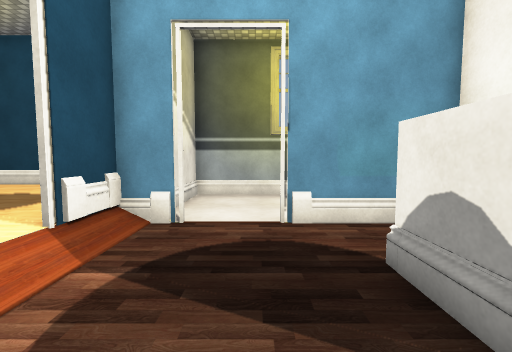
View 1 (above)

20 first-person views from a walk through a Unity game level. The camera is 1.5 m above the floor, tilts 4° down and sees 90° across. The floor is counted in squares, 1 m on a side. Each view is taken from the middle of a square. On the plan, view 1 faces up. The plan holds only what a view shows up to about 13 squares ahead; the rest is blank. The place goes on beyond the plan. The player is left out. Door leaves are left out, so doorways stand open. Some surface patterns are stand-ins.

View 2
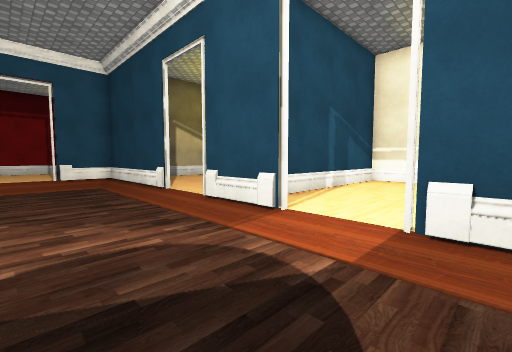

View 3
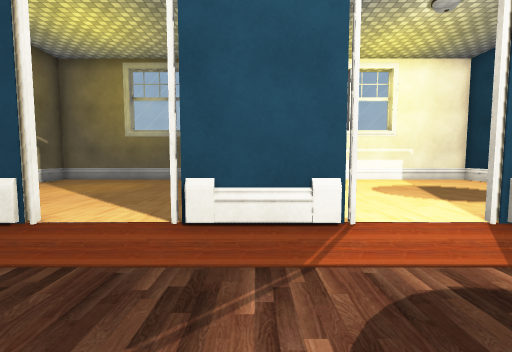

View 4
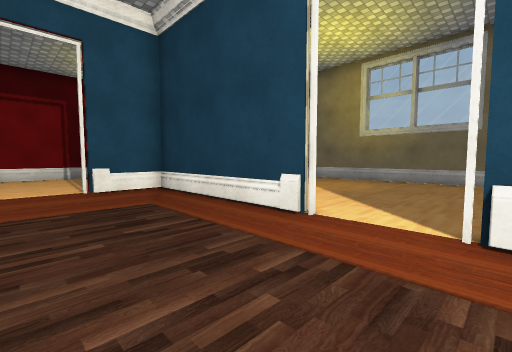

View 5
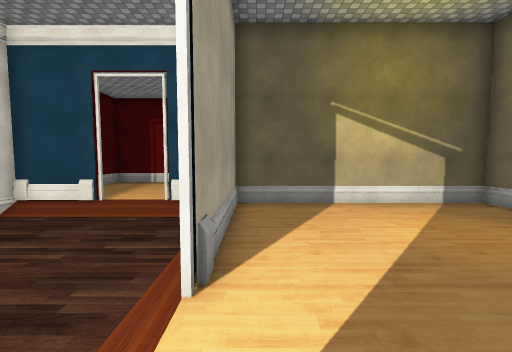

View 6
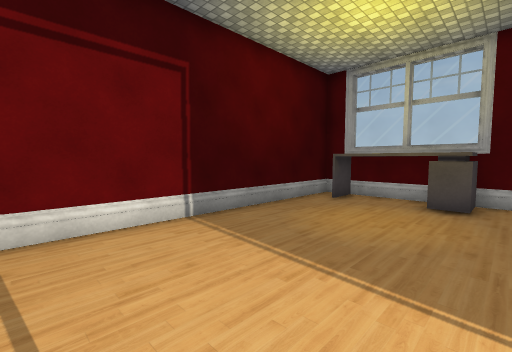

View 7
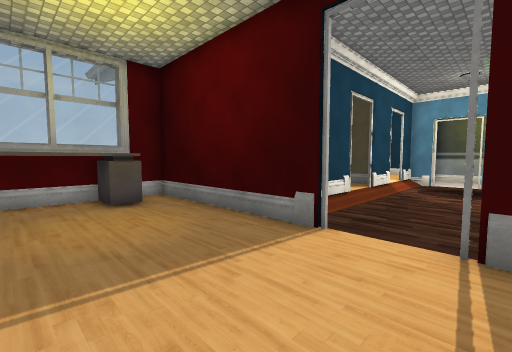

View 8
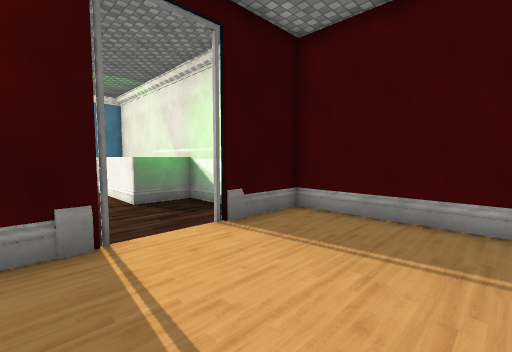

View 9
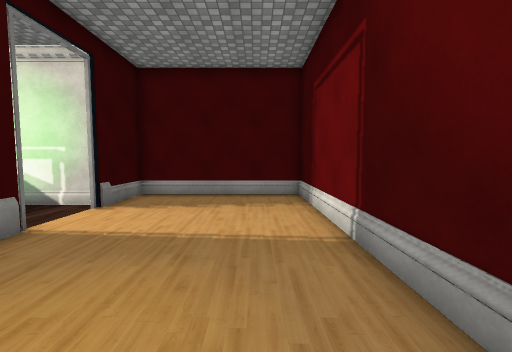

View 10
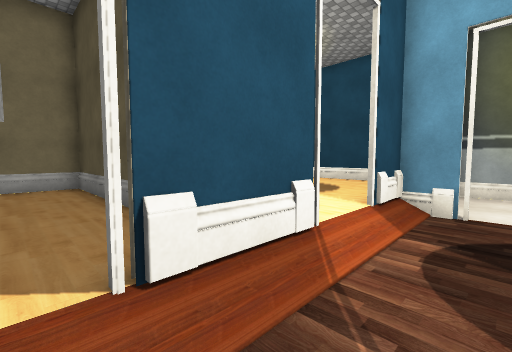

View 11
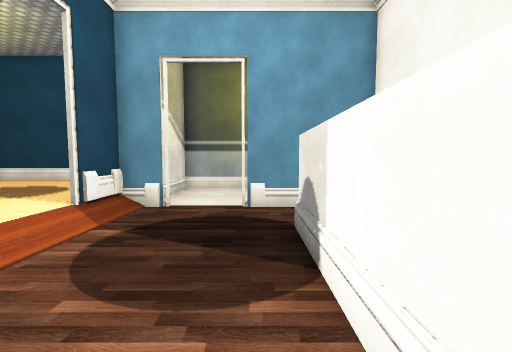

View 12
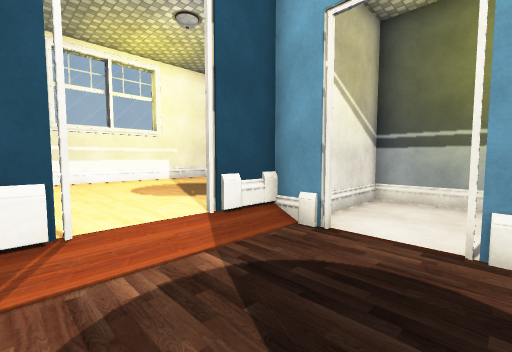

View 13
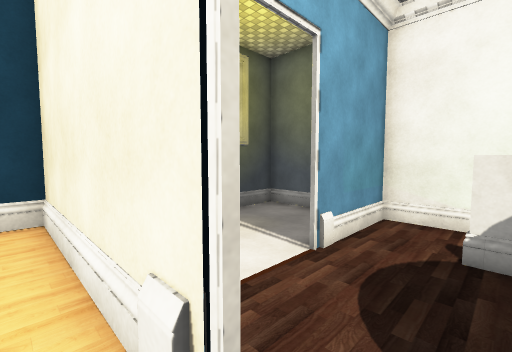

View 14
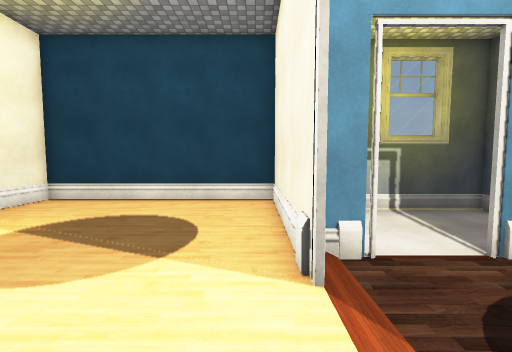

View 15
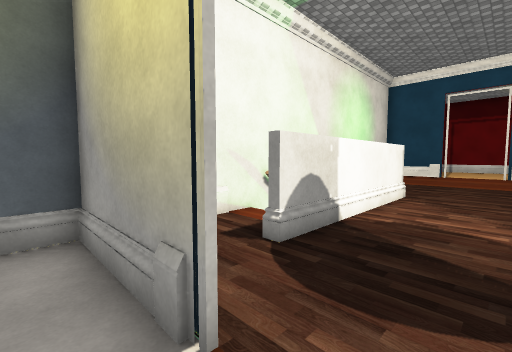

View 16
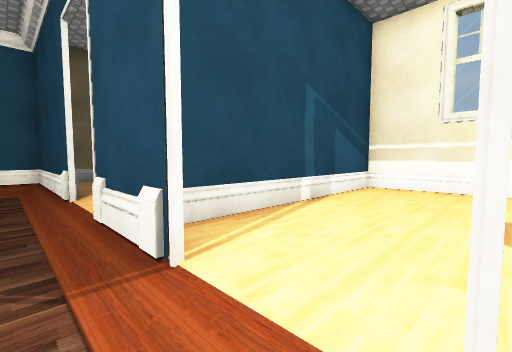

View 17
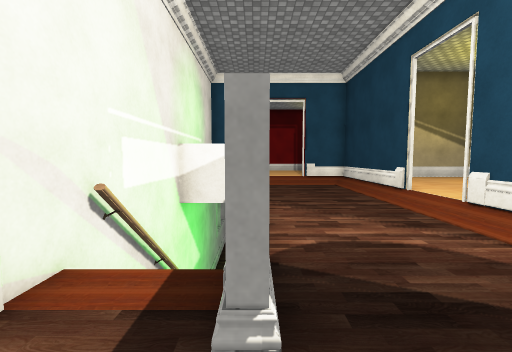

View 18
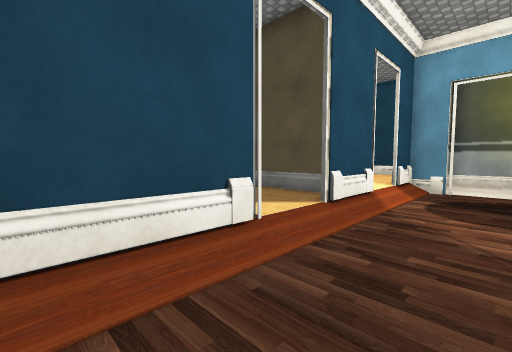

View 19
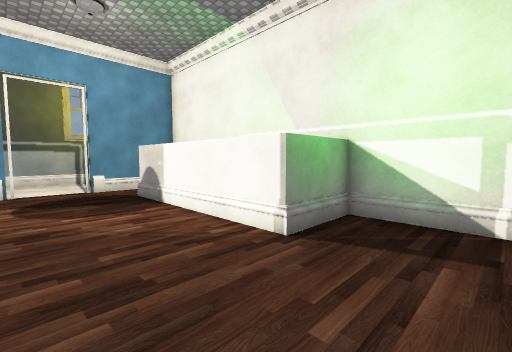

View 20
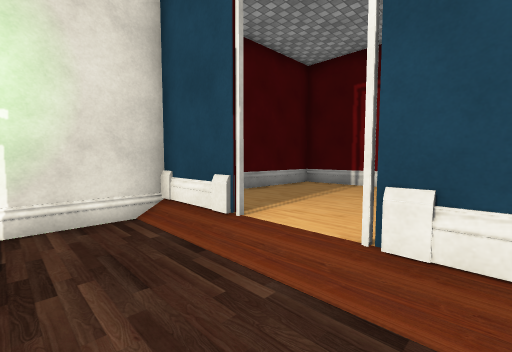

### Floor plan
Key: @ floor where view 1 was taken; # wall or solid block; . main floor; - floor 0.5 m lower than the main floor; / step, stairs or slope; D open door; = window, fence, low wall or low ledge; E desk.
Columns run from 12 left of view 1 to 5 right of it. Each row starts with its distance up from view 1.
 11          ###     #
 10 ##########       #
  9 #........#       #
  8 #........#       #
  7 #........# -     #
  6 #........#DDD#####
  5 #........#-----  #
  4 #........D-DD--  #
  3 #........DDDD-#--#
  2 #........D----#--#
  1 #........#----# =#
  0 ##########--@-#  #
 -1 #........#----#  #
 -2 #........D----#
 -3 #........D----#
 -4 #........D----/  #
 -5 #........#-      #
 -6 #........#-      #
 -7 #........#- -    #
 -8 #........#-      #
 -9 #........#-------#
-10 #  ###DDD##DDD####
-11     #............#
-12     EE...........#
-13    DEE...........#
-14     EE...........#
-15     EE...........#
-16     #E...........#
-17     ##############

Positions as (right, up) in squares from view 1, and headings:
1: (0, 0), facing up
2: (1, 5), facing down-left
3: (1, 0), facing left
4: (1, -1), facing down-left
5: (-4, -1), facing down
6: (2, -11), facing down-left
7: (2, -15), facing up-left
8: (-2, -15), facing up-right
9: (-6, -15), facing right
10: (-1, -2), facing up-left
11: (1, -2), facing up
12: (1, 1), facing up-left
13: (-4, 3), facing up-right
14: (-4, 1), facing up
15: (-1, 7), facing down-right
16: (-2, 4), facing down-left
17: (2, 5), facing down
18: (0, -7), facing up-left
19: (-2, -7), facing up-right
20: (-2, -7), facing down-right
